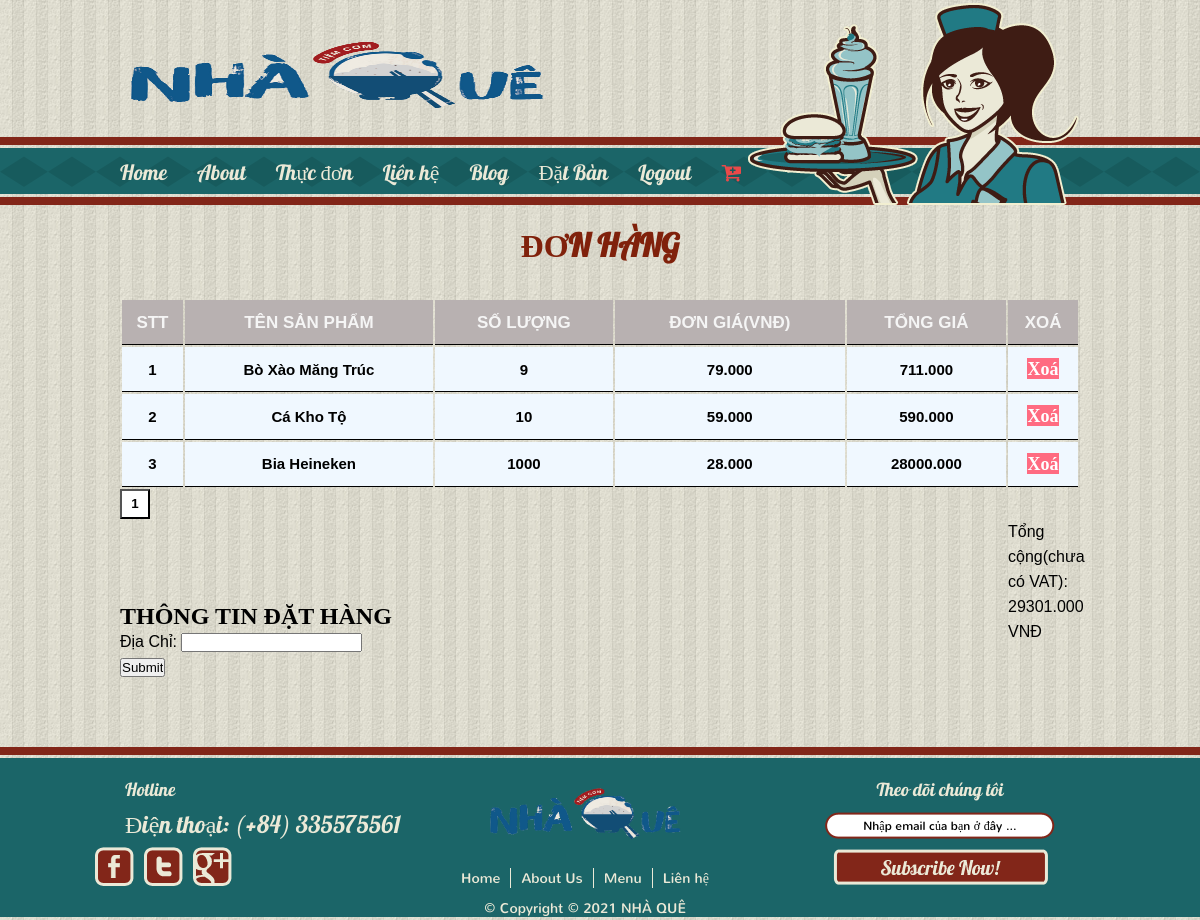
The page /cart_order.php on the database its author committed.
### tables this page shows
CREATE TABLE `cart_order` (
  `id_cart` int(11) NOT NULL,
  `id_user` int(11) NOT NULL,
  `tenmonhang` varchar(255) NOT NULL,
  `giatien` decimal(10,0) NOT NULL,
  `soluong` int(11) NOT NULL,
  `tongtien` decimal(10,0) NOT NULL
);

### cart_order.php (the view, shortened to what this page needs)
<!DOCTYPE html>
<head>
	<link href="css/style.css" rel="stylesheet" type="text/css">
    <link href="css/admin.css" rel="stylesheet" type="text/css">
	<link rel="stylesheet" href="https://cdnjs.cloudflare.com/ajax/libs/font-awesome/4.7.0/css/font-awesome.min.css">
</head>
<body>
	<div id="header">
		<div>
			<a href="index.php"><img class="logo" src="images/logo1.png" width="433" height="84" alt="" title=""></a>
			<a href="index.php"><img  src="images/waitress.png" width="332" height="205" alt="" title=""></a>
			<ul class="navigation">
				<li>
					<a  href="index.php">Home</a>
				</li>
				<li>
					<a href="about.php">About</a>
				</li>
				<li>
					<a  href="CacMonThit.php">Thực đơn</a>
				</li>
				<li>
					<a href="contact.php">Liên hệ</a>
				</li>
				<li>
					<a href="blog.php">Blog</a>
				</li>
				<li>
					<a href="datban.php">Đặt Bàn</a>
				</li>
				<li>
					<a href="logout.php">Logout</a>
				</li>
				<li>
					<a class="active" href="cart_order.php"><i class="fa fa-cart-plus" aria-hidden="true"></i></a>
				</li>
			</ul>
	</div>
	</div>
	<div class="main-content">
        <div class="wrapper">
            <h1 style="text-align: center;">ĐƠN HÀNG</h1>
        <table class="tbl-full" style="margin-top: 40px; " >
            <tr>
                <th>STT</th>
                <th>TÊN SẢN PHẨM</th>
                <th>SỐ LƯỢNG</th>
                <th>ĐƠN GIÁ(VNĐ)</th>
                <th>TỔNG GIÁ</th>
                <th>XOÁ</th>
            </tr>
			<?php
				$username = "root";
				$password = "";
				$server = "localhost";
				$dbname = "user";
				$conn = mysqli_connect($server, $username, $password, $dbname);
				$result=mysqli_query($conn, 'SELECT COUNT(id_cart) as total FROM cart_order');
                $row = mysqli_fetch_assoc($result);
                $total_records = $row['total'];
                $current_page = isset($_GET['page']) ? $_GET['page'] : 1;
                $limit = 5;
                $total_page = ceil($total_records / $limit);
                $start = ($current_page - 1) * $limit;
                $result = mysqli_query($conn, "SELECT * FROM cart_order LIMIT $start, $limit");
                $i=0;
				$thanhtien = 0;
                while ($row = mysqli_fetch_assoc($result)){
				$i++;
				$thanhtien = $thanhtien + $row['tongtien'];
                                ?>
  		        <tr>
                <td style="text-align: center;"><?php echo $i ?></td>
                <td style="text-align: center;"><?php echo $row['tenmonhang'] ?></td>
                <td style="text-align: center;"><?php echo $row['soluong'] ?></td>
                <td style="text-align: center;"><?php echo $row['giatien'].".000" ?></td>
                <td style="text-align: center;"><?php echo $row['tongtien'].".000" ?></td>
                  <td  style="text-align: center;">
                    <a href="delete_cart.php?id_cart=<?php echo $row['id_cart']?>" class="btn-danger">Xoá</a>
                </td>
                </tr>
  		<?php }
        ?>
            </table>
            <?php
                for ($i = 1; $i <= $total_page; $i++){
                    if ($i == $current_page){
                        echo '<button style = "height:30px;width:30px; background-color:white; color:black;font-weight: bolder;"><span>'.$i.'</span></button>';
                    }
                    else{
                        echo '<button style = "height:30px;width:30px; background-color:white; color:black;font-weight: bolder;"><a href="cart_order.php?page='.$i.'" style = "font-size:20px; color:black;text-decoration: none;" >'.$i.'</a> </button> ';
                    }
                }
                ?>
        <div class="bill" style="height: 85px;">
            <p style="margin-left: 888px;">Tổng cộng(chưa có VAT): <?php echo $thanhtien.'.000 VNĐ';?></p>
        </div>
        <div class="diachi">
            <h2 style="font-family: Cambria, Cochin, Georgia, Times, 'Times New Roman', serif; color: black;">THÔNG TIN ĐẶT HÀNG</h2>
            <form method="POST" action="dathang.php">
                <label for="">Địa Chỉ:</label>
                <input type="text" name="diachi"><br>
                <input type="submit" placeholder="Đặt Hàng">
            </form>
        </div>
        </div>
        </div>
	<div id="footer">
		<div>
			<ul>
				<li class="first">
					<h2>Hotline</h2>
					<h3>Điện thoại: (+84) 335575561</h3>
					<ul>
						<li>
							<a href="https://www.facebook.com/profile.php?id=100014203038239" class="facebook"></a>
						</li>
						<li>
							<a href="http://www.twitter.com" class="twitter"></a>
						</li>
						<li>
							<a href="https://www.youtube.com/user/KFCVietnam2011" class="googleplus"></a>
						</li>
					</ul>
				</li>
				<li>
					<a href="index.php"><img class="logo" src="images/logo1.png" width="200" height="64" alt="" title=""></a>
					<ul class="navigation">
						<li>
							<a  href="index.php">Home</a>
						</li>
						<li>
							<a href="about.php">About Us</a>
						</li>
						<li>
							<a href="menu.html">Menu</a>
						</li>
						<li>
							<a href="contact.php">Liên hệ</a>
						</li>
					</ul>
					<span>&copy; Copyright © 2021 NHÀ QUÊ</span>
				</li>
				<li class="last">
					<h2>Theo dõi chúng tôi</h2>
					<form action="index.php">
						<input type="text" name="subscribe" value="Nhập email của bạn ở đây ...">
						<input type="submit" value="">
					</form>
				</li>
			</ul>
		</div>
	</div>
</body>
</html>

### css/style.css (style rules this page uses)
body { margin :0; padding :0; background :url("../images/bg-body.jpg"); line-height :25px; }
a { outline :0; }
img { border :0; }
#header { height :205px; width :100%; background :transparent url("../images/bg-navigation.png"); background-repeat :repeat-x; background-position :bottom; }
#header div { width :960px; margin :0 auto; height :203px; position :relative; }
#header div a img { border :0; float :right; overflow :hidden; }
#header div img.logo { border :0; float :left; overflow :hidden; margin-top :40px; }
#header div ul.navigation { margin :0; padding :0; list-style-type :none; position :absolute; left :0px; top :160px; overflow :hidden; width :700px; }
#header div ul.navigation li { float :left; }
#header div ul.navigation li:first-child a { padding-left :0; }
#header div ul.navigation li a { text-decoration :none; padding :0 15px;; font-family :'Lobster1.4Regular'; font-size :16px; color :#ebe9d7; font-size :21px; }
#header div ul.navigation li a.active { color :rgb(233, 73, 73); }
#footer { height :130px; width :100%; padding :20px 0; margin-top :20px; background :transparent url("../images/bg-footer.jpg"); background-repeat :repeat-x; background-position :top; background-color :#1b6568; }
#footer div { width :960px; margin :0 auto; }
#footer div ul { list-style-type :none; margin :0; padding :0; }
#footer div ul li.first { text-align :left; }
#footer div ul li img { border :0; }
#footer div ul li { float :left; width :300px; padding :0 5px; text-align :center; }
#footer div ul li.last { padding-left :75px; width :250px; }
#footer div ul li h2 { color :#ebe9d7; font-family :'Lobster1.4Regular'; font-weight :normal; font-size :18px; margin :10px 0; padding :0; }
#footer div ul li h3 { color :#ebe9d7; font-family :'Lobster1.4Regular'; font-size :24px; font-weight :normal; margin :10px 0; padding :0; }
#footer div ul li ul { list-style-type :none; margin :0; padding :0; }
#footer div ul li img.logo { margin-top :20px; }
#footer div ul li ul li { float :left; width :auto; margin :0 5px; padding :0; }
#footer div ul li ul li a.facebook { background :transparent url("../images/icon.png") no-repeat 0 -228px; float :left; height :39px; width :39px; }
#footer div ul li ul li a.twitter { background :transparent url("../images/icon.png") no-repeat 0 -584px; float :left; height :39px; width :39px; }
#footer div ul li ul li a.googleplus { background :transparent url("../images/icon.png") no-repeat 0 -406px; float :left; height :39px; width :92px; }
#footer div ul li input[type="submit"] { background :transparent url("../images/button.png") no-repeat 0 -278px; width :215px; height :36px; border :0; cursor :pointer; }
#footer div ul li input { background :transparent url("../images/interface.png") no-repeat 0 0; border :0; width :220px; height :17px; padding :5px 5px; text-align :center; font-family :'NunitoRegular'; font-size :12px; margin-bottom :10px; }
#footer div ul li span { display :block; color :#ebe9d7; font-family :'NunitoRegular'; font-size :14px; }
#footer div ul li ul.navigation { list-style-type :none; margin :0 auto; padding :10px 0 0 0; display :inline-block; overflow :hidden; height :20px; }
#footer div ul li ul.navigation li { margin :0; padding :0; }
#footer div ul li ul.navigation li a { color :#ebe9d7; font-family :'NunitoRegular'; font-weight :normal; font-size :14px; text-decoration :none; padding :0 10px; display :block; border-style :solid; border-right :none; border-top :none; border-bottom :none; border-color :#ebe9d7; border-width :1px; line-height :20px; }
#footer div ul li ul.navigation li:first-child a { border-left :none; }
.facebook { background-color: #28d; margin-left: -35px; }
.twitter { background: #55acee; }

### rows shown on the page
cart_order: tenmonhang "Bò Xào Măng Trúc", soluong "9", giatien "79", tongtien "711"
cart_order: tenmonhang "Cá Kho Tộ", soluong "10", giatien "59", tongtien "590"
cart_order: tenmonhang "Bia Heineken", soluong "1000", giatien "28", tongtien "28000"

### other values the page prints
$thanhtien "29301"
